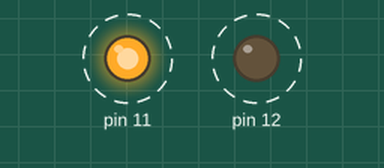
Simulated run of this sketch. Board: Arduino Uno, built with avr-gcc and run on an emulated ATmega328P. Parts: output pins drawn as LEDs (lit = HIGH). Dashed ring = blinking.

Above: at 0.5 s.
Timing chart, 0 to 4.6 s (numbered marks = the images above):
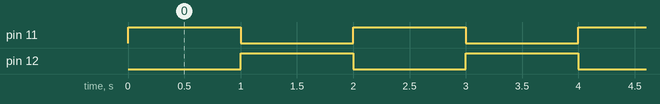

The sketch:

Xmas_Lights_v1.ino
```cpp
void setup() {
  pinMode(12, OUTPUT);
  pinMode(11, OUTPUT);
}
void loop() {
 digitalWrite(11, HIGH);
 delay(1000);
 digitalWrite(11, LOW);
 digitalWrite(12, HIGH);
 delay(1000);
 digitalWrite(12, LOW);
}
```

Measured:
- by itself, pin 11, pin 12: alternates HIGH for 1.0 s and LOW for 1.0 s
- by itself, everything shown: repeats every 2.0 s, in 3 steps
